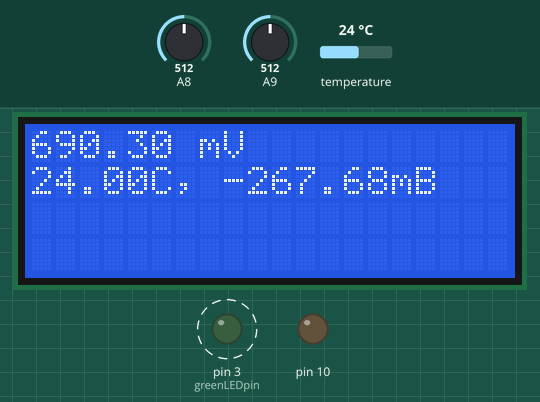
This sketch was run on a simulated Arduino Mega 2560, built with avr-gcc and run on an emulated ATmega2560. On the bench: 20×4 character LCD, output pins drawn as LEDs (lit = HIGH). Dashed ring = blinking. The inputs (shaded band) are chosen by the test bench; at power-on: temperature 24 °C, A9 = 512, A8 = 512. The local clock reads 2024-03-15 10:24:30 at power-on unless the sketch sets it; storage starts empty; pins used as bus, display or sensor lines are not drawn; what the sketch prints to the serial monitor is not drawn.

Above: at 2.5 s.
2.6 s: temperature set to 10.3 °C
At 5.3 s:
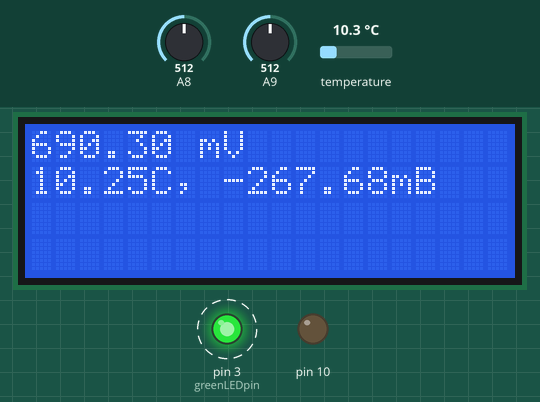
8.5 s: temperature set to 9.5 °C
At 10.5 s:
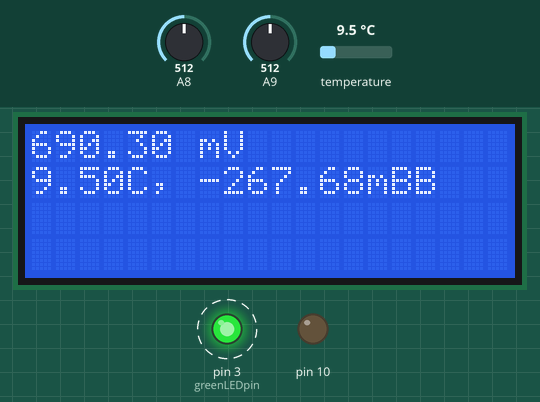
14.2 s: A9 set to 564
At 15.3 s:
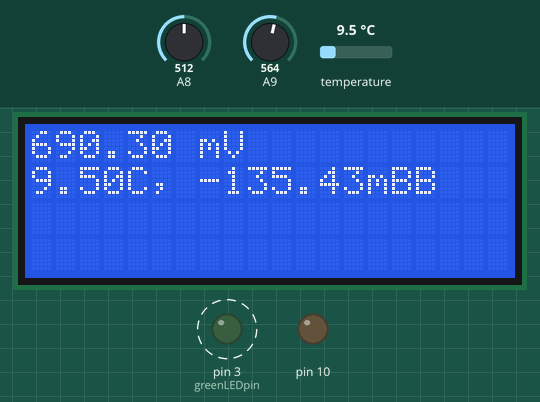
17.0 s: A9 set to 592
At 19.7 s:
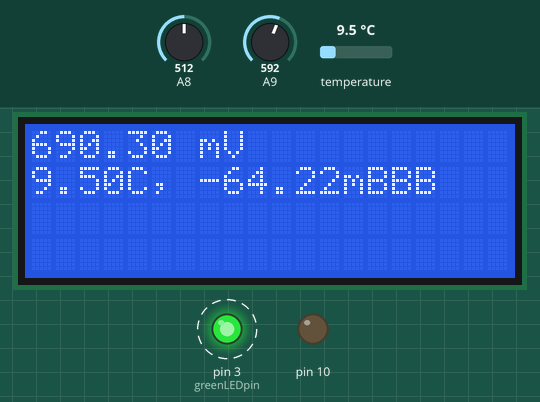
22.9 s: A8 set to 716
At 26.0 s:
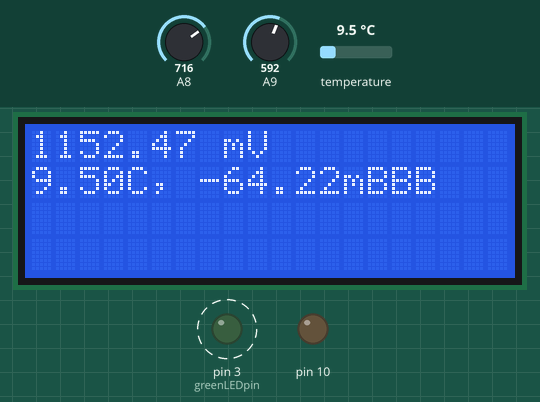
27.7 s: A8 set to 660
At 30.4 s:
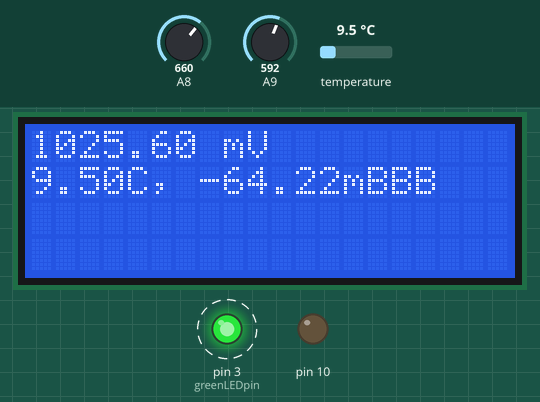
31.3 s: A8 set to 640
Timing chart, 0 to 38.2 s (numbered marks = the images above; inputs shaded):
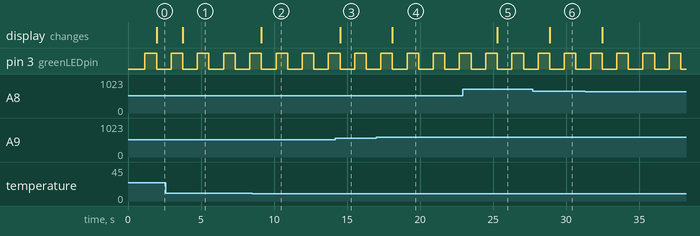

The sketch:

FieldLogger.ino
```cpp
/* This is the code for the Arduino connected to the pilot wastewater treatment system in the Carmey-Avdat farm.
It creates a data logging unit for gathering information from a different sensors (ORP, pressure and temperature).
The addition of more sensors is possible, depending on what arduino pins are available (analog/digital), and as long as the sensor is calibrated (i.e., the output data is converted accordingly).
The ORP and pressure sensors were calibrated in the lab, while the temp sensor doesn't need to be calibrated (it comes with the DallasTemperature library).
The data is then saved on a SD card in the form of a .csv file, which can then be explored by Excel or Pandas. */

#include <SPI.h>
#include <SD.h>
#include <Wire.h>
#include "RTClib.h"
#include <LiquidCrystal_I2C.h>
#include <OneWire.h>
#include <DallasTemperature.h>

/* what arduino pins to connect to each of the LCD pins. Alternatively, the I2C LCD can be connected (if available) for a simpler configuration.
const int rs = 12, en = 11, d4 = 6, d5 = 5, d6 = 4, d7 = 3;
LiquidCrystal lcd(rs, en, d4, d5, d6, d7); */
LiquidCrystal_I2C lcd(0x27,20,4);

int X = 0; // This is used to count loops

// how many milliseconds between grabbing data and logging it. 1000 ms is once a second
#define LOG_INTERVAL  1000 // mills between entries (reduce to take more/faster data)

// how many milliseconds before writing the logged data permanently to disk
// set it to the LOG_INTERVAL to write each time (safest)
// set it to 10*LOG_INTERVAL to write all data every 10 datareads, you could lose up to
// the last 10 reads if power is lost but it uses less power and is much faster!
#define SYNC_INTERVAL 1000 // mills between calls to flush() - to write data to the card
uint32_t syncTime = 0; // time of last sync()

#define ECHO_TO_SERIAL   1 // echo data to serial port
#define WAIT_TO_START    0 // Wait for serial input in setup()

// the digital pins that connect to the LEDs
#define redLEDpin 2
#define greenLEDpin 3

RTC_PCF8523 RTC; // define the Real Time Clock object

// for the data logging shield, we use digital pin 10 for the SD cs line
const int chipSelect = 10;

// the logging file
File logfile;

// Temp sensor part:
#define ONE_WIRE_BUS 2 // Temperature sensor connected to Digital pin 2

OneWire oneWire(ONE_WIRE_BUS);

DallasTemperature sensors(&oneWire);

 float Temperature = 0;

void error(char *str)
{
  Serial.print("error: ");
  Serial.println(str);

  // red LED indicates error
  digitalWrite(redLEDpin, HIGH);

  while(1);

}

void setup(void)
{
  Serial.begin(9600);
  sensors.begin();

  lcd.init();
  lcd.backlight();
  Serial.println();

  // use debugging LEDs
  pinMode(redLEDpin, OUTPUT);
  pinMode(greenLEDpin, OUTPUT);

#if WAIT_TO_START
  Serial.println("Type any character to start");
  while (!Serial.available());
#endif //WAIT_TO_START

  // initialize the SD card
  Serial.print("Initializing SD card...");
  // make sure that the default chip select pin is set to
  // output, even if you don't use it:
  pinMode(10, OUTPUT);

  // see if the card is present and can be initialized:
  if (!SD.begin(chipSelect)) {
    error("Card failed, or not present");
  }
  Serial.println("card initialized.");

  // create a new file
  char filename[] = "LOGGER00.CSV"; // you can change the name here, keep in mind that the names generate a +1 extension every time (eg., LOGGER1, LOGGER2,LOGGER3 etc)
  for (uint8_t i = 0; i < 100; i++) {
    filename[6] = i/10 + '0';
    filename[7] = i%10 + '0';
    if (! SD.exists(filename)) {
      // only open a new file if it doesn't exist
      logfile = SD.open(filename, FILE_WRITE);
      break;  // leave the loop!
    }
  }

  if (! logfile) {
    error("couldnt create file");
  }

  Serial.print("Logging to: ");
  Serial.println(filename);

  // connect to RTC
  Wire.begin();
  if (!RTC.begin()) {
    logfile.println("RTC failed");
#if ECHO_TO_SERIAL
    Serial.println("RTC failed");
#endif  //ECHO_TO_SERIAL
  }


  logfile.println("minutes,Date & Time,ORP (mV), Pressure (mBar), Temperature (C)"); //Column names in the .csv file.
#if ECHO_TO_SERIAL
  Serial.println("seconds, Date & Time, ORP (mV), Pressure (mBar), Temperature (C)");
#endif //ECHO_TO_SERIAL

}

void loop(void)
{
  DateTime now;

  // delay for the amount of time we want between readings
  delay(LOG_INTERVAL);

  digitalWrite(greenLEDpin, HIGH);

  // log milliseconds since starting
  uint32_t m = millis();

#if ECHO_TO_SERIAL
  Serial.print(m/1000);         // seconds since start
  Serial.print(", ");
#endif

  // fetch the time
  now = RTC.now();
  // log time

// Sensor setup:
// ORP analog read is set to analog pin 8
float ORPread = analogRead(A8);
float ORP = (((ORPread)-207.3)/0.4414); // this is according to the ORP controller monitor, NOT the ORP calibration solutions! make a new calibration curve if you prefer.

sensors.requestTemperatures(); // set to digital pin 2
Temperature = sensors.getTempCByIndex(0);


float Pressureread = analogRead(A9); // Pressure analog read is set to analog pin 9
float Pressure = (((Pressureread)-617.25)/0.3932); //this is according to the excel sheet for calibration i made with amit. make a new calibration curve for every new pressure sensor being used.

// LCD code:
  lcd.setCursor(0,0); //first line
  lcd.print(ORP);
  lcd.print(" mV");

  lcd.setCursor(0, 1); //second line
  lcd.print(Temperature);
  lcd.print("C, ");

  lcd.print(Pressure);
  lcd.print("mB");

if (X%60 == 0) {
  logfile.print(m/60000);           // minutes since start
  logfile.print(",");

  if (now.day()< 10)          //the next paragraph is for the timestamp
      logfile.print('0');
      logfile.print(now.day());
  logfile.print("-");
  if (now.month()< 10)
      logfile.print('0');
      logfile.print(now.month());
  logfile.print("-");
  logfile.print(now.year(), DEC);
  logfile.print(" ");
  if (now.hour()< 10)
      logfile.print('0');
      logfile.print(now.hour());
  logfile.print(":");
  if (now.minute()< 10)
      logfile.print('0');
      logfile.print(now.minute());
  logfile.print(":");
  if (now.second()< 10)
      logfile.print('0');
      logfile.print(now.second());


  logfile.print(", ");    // sensor data
  logfile.print(ORP);

  logfile.print(", ");
  logfile.print(Pressure);

  if (X%600 == 0) {    //this is a count for ~10 minutes
    logfile.print(", ");
    logfile.print(Temperature);
    logfile.println();
} else {
  logfile.println(); }
}


#if ECHO_TO_SERIAL
// it is not important to log data to the serial, but it helps testing the functionality while in the field.
  if (now.day()< 10)
      Serial.print('0');
      Serial.print(now.day());
  Serial.print("/");
  if (now.month()< 10)
      Serial.print('0');
      Serial.print(now.month());
  Serial.print("/");
  Serial.print(now.year(), DEC);
  Serial.print(" ");
  if (now.hour()< 10)
      Serial.print('0');
      Serial.print(now.hour());
  Serial.print(":");
  if (now.minute()< 10)
      Serial.print('0');
      Serial.print(now.minute());
  Serial.print(":");
  if (now.second()< 10)
      Serial.print('0');
      Serial.print(now.second());

#endif //ECHO_TO_SERIAL


#if ECHO_TO_SERIAL
  Serial.print(", ");
  Serial.print(ORP);
  Serial.print(" mV");
#endif //ECHO_TO_SERIAL


#if ECHO_TO_SERIAL
  Serial.print(", ");
  Serial.print(Pressure);
  Serial.print(" mBar");
#endif //ECHO_TO_SERIAL

#if ECHO_TO_SERIAL
  Serial.print(", ");
  Serial.print(Temperature);
  Serial.print(" C");
  Serial.println();
#endif //ECHO_TO_SERIAL

  digitalWrite(greenLEDpin, LOW);

/*
  // Now we write data to disk! Don't sync too often - requires 2048 bytes of I/O to SD card
  // which uses a bunch of power and takes time
  if ((millis() - syncTime) < SYNC_INTERVAL) return;
  syncTime = millis();
  */

  // blink LED to show we are syncing data to the card & updating FAT!
  digitalWrite(redLEDpin, HIGH);
  logfile.flush();
  digitalWrite(redLEDpin, LOW);

X=X+1;

}
```

Measured:
- the behaviour switches between 10 and 9.9 °C on temperature (found by bisection; images 1 and 2)
- the behaviour switches between 577 and 578 on A9 (found by bisection; images 3 and 4)
- after the input at 2.6 s, the display: changes after 1.1 s (image 1)
- after the input at 8.5 s, the display: changes after 0.63 s (image 2)
- after the input at 14.2 s, the display: changes after 0.32 s (image 3)
- after the input at 17.0 s, the display: changes after 1.1 s (image 4)
- after the input at 22.9 s, the display: changes after 2.4 s (image 5)
- after the input at 27.7 s, the display: changes after 1.2 s (image 6)
